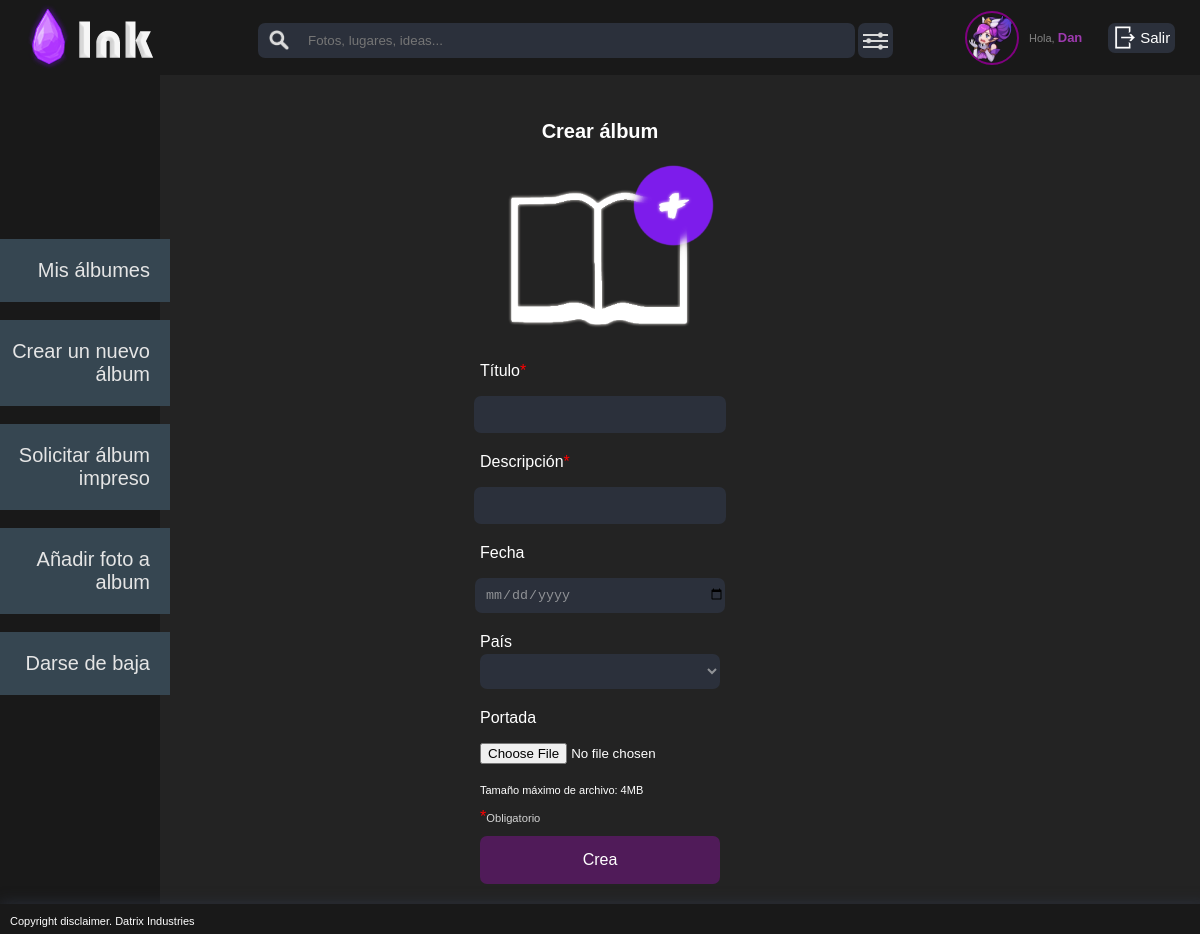
Screenshot of /crear_album.php (signed in) with the database file from the repository.
### tables this page shows
CREATE TABLE `usuarios` (
  `IdUsuario` int(11) NOT NULL,
  `NomUsuario` varchar(15) NOT NULL,
  `Clave` varchar(255) NOT NULL,
  `Email` varchar(50) NOT NULL,
  `Sexo` tinyint(4) DEFAULT NULL,
  `FNacimiento` date NOT NULL,
  `Ciudad` varchar(100) NOT NULL,
  `Pais` varchar(2) NOT NULL,
  `Foto` varchar(100) NOT NULL,
  `FRegistro` timestamp NOT NULL DEFAULT CURRENT_TIMESTAMP ON UPDATE CURRENT_TIMESTAMP
);

### crear_album.php (the view, shortened to what this page needs)
<?php
	require_once("inc/head.php");
	require_once("inc/header_logged.php");
	$sql_getPais = "SELECT * FROM `paises` ORDER BY NomPais ASC";
	if(!($resultado = $inkbd->query($sql_getPais))) {
	   echo "<p>Error al ejecutar la sentencia <b>$sql_getPais</b>: " . $inkbd->error;
	   echo "</p>";
	   exit;
	}
	if(!isset($_SESSION['datosYerrores'])){
		$datosYerrores = array(
		0 => array("",""),
		1 => array("",""),
		2 => array("",""),
		3 => array("",""),
		4 => array("","<span style='color:white; font-size:11px;'>Tamaño máximo de archivo: 4MB</span>")
		);
	}else{
		$datosYerrores = $_SESSION['datosYerrores'];
		unset($_SESSION['datosYerrores']);
	}
?>
	<nav>
		<div>
			<a href="albumes.php">Mis álbumes</a><br>
			<a href="crear_album.php">Crear un nuevo álbum</a><br>
			<a href="Solicitar.php">Solicitar álbum impreso</a><br>
			<a href="addFoto.php">Añadir foto a album</a><br>
			<a href="Baja.php">Darse de baja</a>
		</div>
	</nav>
	<section id="crear_album">
		<div>
			<form action="INSERT_Album.php" method="post" enctype="multipart/form-data" id ="crea">
				<h3>Crear álbum</h3>
				<img src="img/add_album_icon.png">
				<label for="title">Título<span>*</span></label>
				<p><input type="text" name="titulo" id="titulo" value=<?php echo "'".$datosYerrores[0][0]."'";?> required></p>
				<label for="desc">Descripción<span>*</span></label>
				<p><input type="text" name="desc" id="desc" value=<?php echo "'".$datosYerrores[1][0]."'";?> required></p>
				<label for="date">Fecha</label>
				<p><input type="date" name="date" id="date" value=<?php echo "'".$datosYerrores[2][0]."'";?>></p>
				<label for="pais">País</label>
				<select form="crea" class="extra" name="pais" id="pais">
					<option selected='selected' value=''></option>
					<?php
						$p = $datosYerrores[3][0] ? $datosYerrores[3][0] :"";
						while($option = $resultado->fetch_assoc() ) {
							 if($option['IdPais']==$p){
								echo  "<option selected='selected' value='".$option['IdPais']."'>".$option['NomPais'] ."</option>";
							}
							else
								echo  "<option value='".$option['IdPais']."'>".$option['NomPais'] ."</option>";
					 	}
					?>
				</select>
				<label for="pic">Portada</label>
				<p><input type="file" name="pic" id="pic" accept="image/*"></p>
				<p class="fuente_centrada"><span><?php echo $datosYerrores[4][1];?></span></p>
				<p class="fuente_centrada"><span>*</span><span class="obligatorio">Obligatorio</span></p>
				<input type="submit" value="Crea">
			</form>
		</div>
	</section>
<?php
	require_once("inc/footer.php");
?>

### inc/header_logged.php (shortened to what this page needs)
<header>
	<div>
		<a href="index.php" tabindex="1" id="logo">
		</a>
	</div>
	<div>
		<form action="Resultado.php" method="post">
			<div class="busqueda">
      			<input tabindex="3" class="icon" type="submit" value="">
				<input tabindex="2" type="search" id="title" name="title" placeholder="Fotos, lugares, ideas...">
				<a class="avanzada" href="Busqueda.php"><span>Búsqueda avanzada</span></a>
			</div>
		</form>
	</div>
	<div>
	<?php
	if(isset($_SESSION["IdUsuario"])){
		$fecha="";
	$id=intval($_SESSION['IdUsuario']);
	$sql = "SELECT NomUsuario, Foto FROM `usuarios` WHERE IdUsuario =".$id;
	if(!($resultado = $inkbd->query($sql))) {
		echo "<p>Error al ejecutar la sentencia <b>$sql</b>: " . $inkbd->error;
		echo "</p>";
		exit;
	}
	$user = $resultado->fetch_assoc();
		$logged =
			"<a href='perfil.php'>
				<div>
					<img src='".$user['Foto']."' id='user_mini'>
					<span class='saludo_small'> Hola, <span class='saludo_big'>" . $user['NomUsuario'] ."</span>".$fecha."</span>
				</div>
			</a>
			<div>
				<a id='logout' href='access.php?logout=true'><span>Salir</span></a>
			</div>
		</div>
	</header>";
	echo $logged;
	}
	else{
		$host = $_SERVER["HTTP_HOST"];
		$uri  = rtrim(dirname($_SERVER["PHP_SELF"]), "/\\");
		header("Location: http://$host$uri/Registro.php");
		exit;
	}
	?>

### css/responsive.css (style rules this page uses)
@media screen and (max-width: 1400px) { header > div + div { width: 65%; } }
@media screen and (max-width: 1400px) { header > div + div +div { width:19%; } }
@media screen and (max-width: 1400px) { header > div + div + div a div { width: 60%; } }
@media screen and (max-width: 1400px) { #logout { line-height: 30px;height: 30px; } }
@media screen and (max-width: 1400px) { #logout span { font-size: 15px; } }
@media screen and (max-width: 1400px) { .saludo_small { font-size:11px; } }
@media screen and (max-width: 1400px) { .saludo_big { font-size: 13px; } }
@media screen and (max-width: 1400px) { #user_mini { height: 50px; width: 50px; margin-left: 5px; } }

### css/print.css (style rules this page uses)
* { font-family: "Times New Roman", Times, serif; color:black; }
a { text-decoration: underline; }
body { background: none; margin: 0; padding: 0; overflow: hidden; }
header { clear:both; display:block; position: relative; }
body > header > div:first-child { width: 100%; }
body > header div + div, body > header div + div + div { display:none; }
label { color:black; }
input[type=text], input[type=submit], input[type=file], input[type=date] { box-shadow: 0 0 0pt 2pt #151515; color: grey; }

### rows the page displays
usuarios: Foto (picture), NomUsuario "Dan"

### other values shown
$datosYerrores[4][1] "Tamaño máximo de archivo: 4MB"
